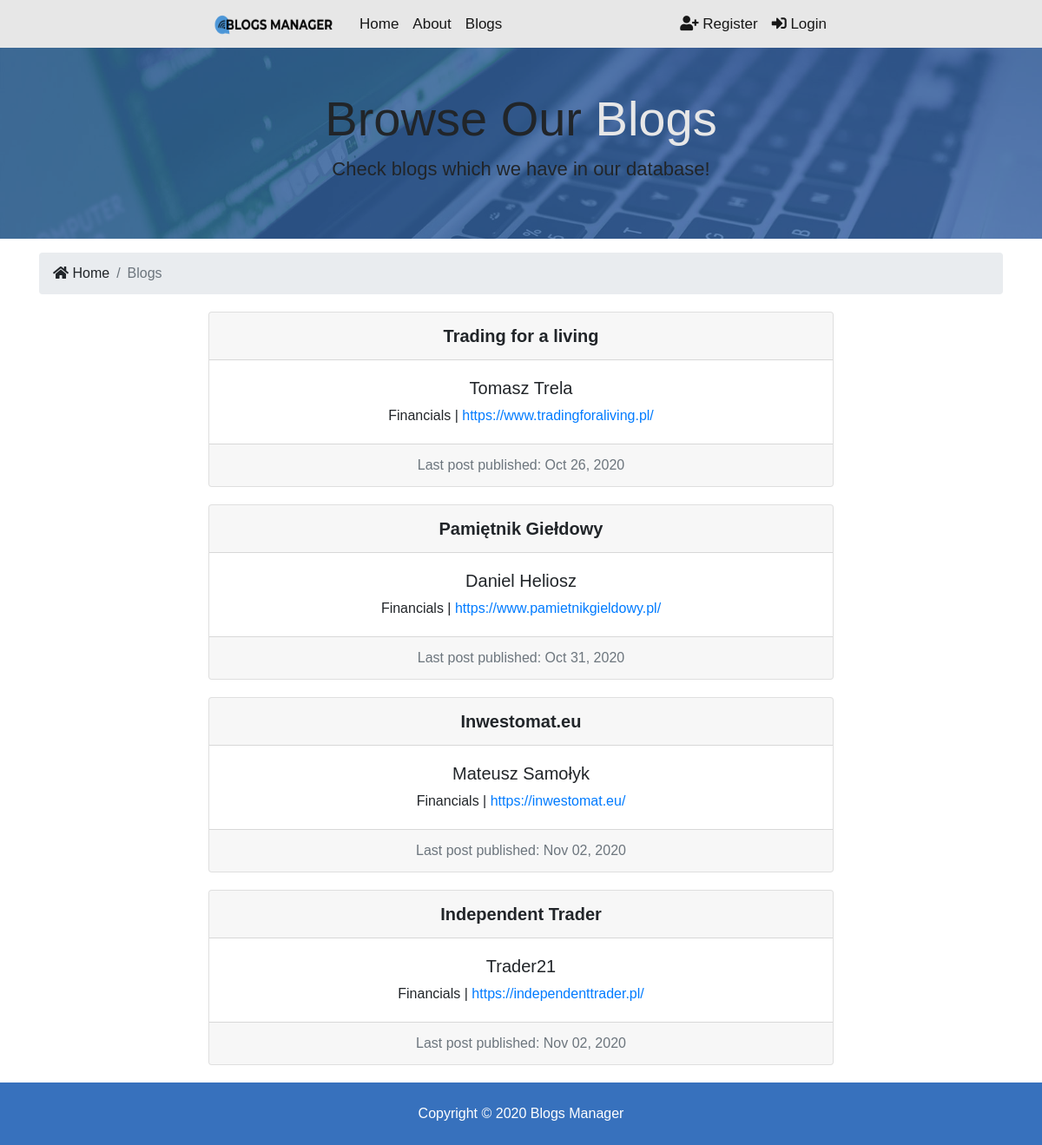
The app's page /blogs/, older data.
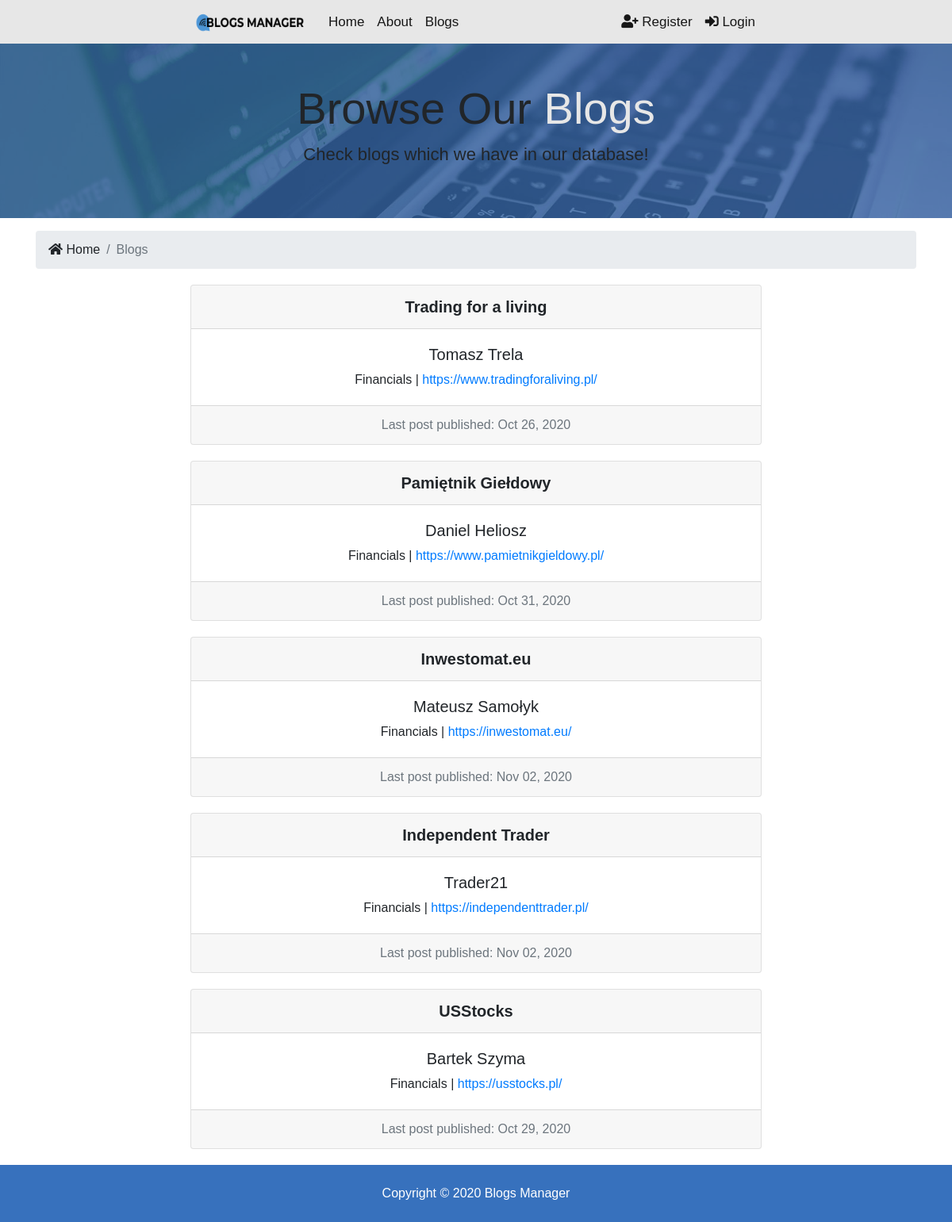
The same page, newer data.
### blogs/models.py (models this page shows, shortened)
class Blog(models.Model):
    name = models.CharField(max_length=200)
    url = models.CharField(max_length=200)
    author = models.CharField(max_length=100)
    genre = models.CharField(choices=GENRE_CHOICES, default="IT", max_length=30)
    genre2 = models.CharField(choices=GENRE_CHOICES, blank=True, max_length=30)
    language = models.CharField(default="Polish", max_length=100)

class BlogPost(models.Model):
    name = models.CharField(max_length=200)
    url = models.CharField(max_length=200)
    added = models.DateTimeField()
    blog = models.ForeignKey(Blog, on_delete=models.CASCADE, related_name='blog_post')
    class Meta:
        ordering = ('-added',)

### blogs/views.py (the view)
# urls.py: path("", views.index, name="blogs"),
def index(request):
    blogs = Blog.objects.all()
    context = {"blogs": blogs}
    return render(request, "blogs/blogs.html", context)

### templates/blogs/blogs.html (shortened to what this page needs)
{% extends 'base.html' %}
{% block content %}
<section id="showcase-inner" class="py-5 text-black">
    <div class="container">
        <div class="row text-center">
            <div class="col-md-12">
                <h1 class="display-4">Browse Our <span style="color:#e7e7e7">Blogs</span></h1>
                <p class="lead">Check blogs which we have in our database!  </p>
            </div>
        </div>
    </div>
</section>
<section id="bc" class="mt-3">
    <div class="container">
        <nav aria-label="breadcrumb">
            <ol class="breadcrumb">
                <li class="breadcrumb-item">
                    <a href="{% url 'index' %}">
                    <i class="fas fa-home"></i> Home</a>
                </li>
            <li class="breadcrumb-item active"> Blogs</li>
            </ol>
        </nav>
    </div>
</section>
<section id="blogs">
    {% if blogs %}
        {% for blog in blogs %}
            <div class="card text-center">
                <div class="card-header">
                    {{ blog.name }}
                </div>
                    <div class="card-body">
                        <h5 class="card-title">{{ blog.author }}</h5>
                        {{blog.genre}} | <a href="{{ blog.url }}" class="card-text">{{ blog.url }}</a>
                    </div>
                <div class="card-footer text-muted">
                Last post published: {{ blog.blog_post.first.added|date:"M d, Y" }}
                </div>
            </div>
        {% endfor %}
    {% else %}
        <div class="col-md-12">
            <p>No Blogs Available :(</p>
        </div>
    {% endif %}
</section>
{% endblock %}

Row changes from the older to the newer data that the page shows:
added Blog: name "USStocks", author "Bartek Szyma", genre "Financials", url "https://usstocks.pl/", blog_post.first.added "Oct 29, 2020"
